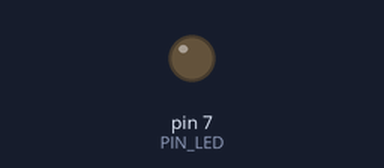
Recording of a sketch running on a simulated Arduino Uno, built with avr-gcc and run on an emulated ATmega328P. Parts: output pins drawn as LEDs (lit = HIGH). Dashed ring = blinking. At 2.0 s the program stops and its outputs stay as they are.

Above: at 0.5 s.
At 1.85 s:
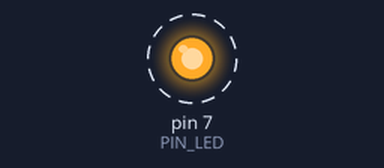
Timing chart, 0 to 3.0 s (numbered marks = the images above):
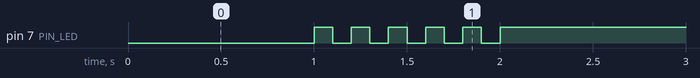

The sketch:

05_practice_2.ino
```cpp
#define PIN_LED 7

void setup() {
  pinMode(PIN_LED, OUTPUT);
}

void loop() {
  digitalWrite(PIN_LED, 0);
  delay(1000);

  int count = 1;
  while(count <= 5){
    digitalWrite(PIN_LED, 1);
    delay(100);
    digitalWrite(PIN_LED, 0);
    delay(100);
    count += 1;
  }

  while(1){
    digitalWrite(PIN_LED, 1);
    }
}
```

Measured:
- by itself, pin 7 (PIN_LED): alternates HIGH for 0.10 s and LOW for 0.10 s, 11 changes in all, then stays HIGH
